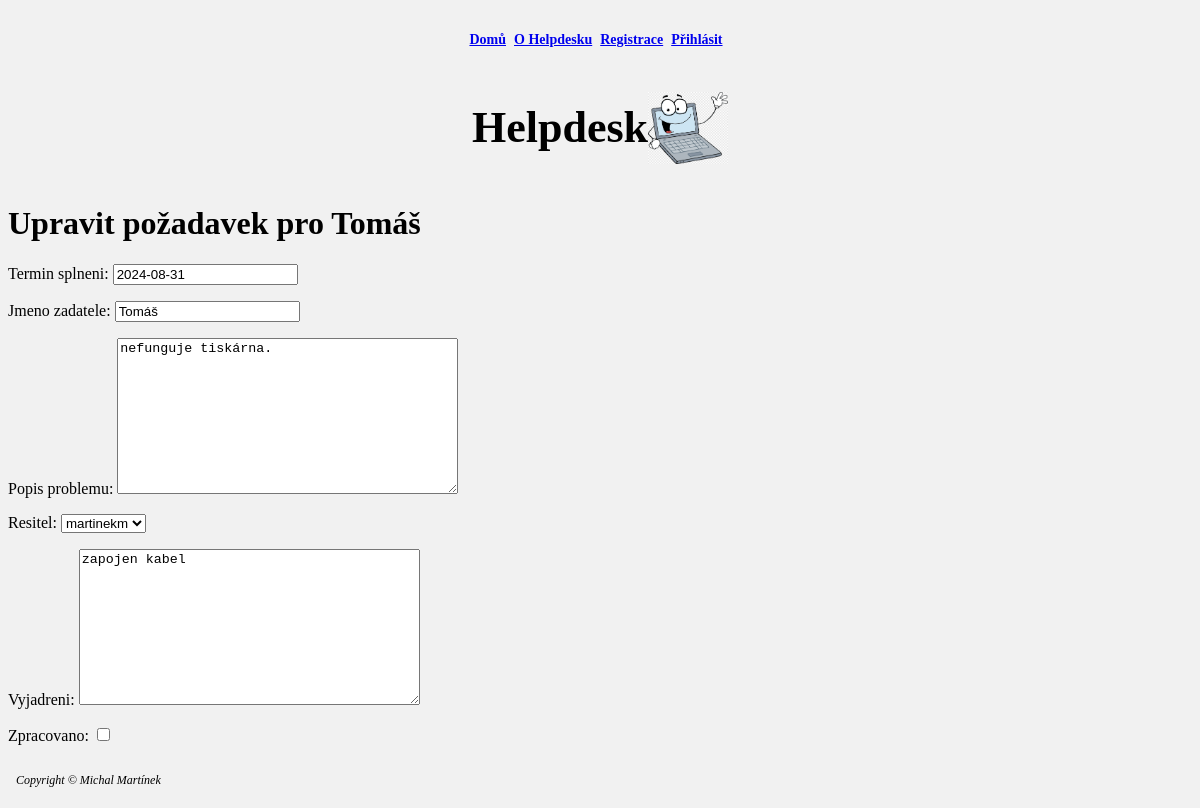
The page /add_hd/HD_edit/2/ on the database its author committed.
### add_hd/models.py (models this page shows, shortened)
class Helpdesk(models.Model):
    datum_zalozeni = models.DateField(default=timezone.now)
    termin_splneni = models.DateField(default=get_default_termin_splneni)
    jmeno_zadatele = models.CharField(max_length=100)
    popis_problemu = models.TextField(default='Není k dispozici')
    resitel = models.ForeignKey(User, on_delete=models.SET_NULL, null=True, blank=True)
    vyjadreni = models.TextField(blank=True, null=True)
    zpracovano = models.BooleanField(default=False)

### add_hd/views.py (the view)
# urls.py: path('HD_edit/<int:pk>/', HelpdeskUpdateView.as_view(), name='HD_edit'),
class HelpdeskUpdateView(UpdateView):
    model = Helpdesk
    form_class = HelpdeskForm
    template_name = 'HD_edit.html'
    success_url = reverse_lazy('HDD_list')
    def get_context_data(self, **kwargs):
        context = super().get_context_data(**kwargs)
        context['title'] = 'Upravit požadavek'
        return context

### add_hd/forms.py
class HelpdeskForm(forms.ModelForm):
    class Meta:
        model = Helpdesk
        fields = ['termin_splneni', 'jmeno_zadatele', 'popis_problemu', 'resitel', 'vyjadreni', 'zpracovano']

### add_hd/templates/HD_edit.html (shortened to what this page needs)
{% extends "master.html" %}
{% block content %}
<h1>Upravit požadavek pro {{ form.instance.jmeno_zadatele }}</h1>
<form method="post">
    {{ form.as_p }}
    <button type="submit" class="btn">Uložit změny</button>
</form>
<a href="{% url 'HDD_list' %}" class="btn">Zrušit</a>
{% endblock %}

### static/css/styles.css (style rules this page uses)
.body { background-color: #f1f1f1; }

### rows shown on the page
Helpdesk: instance.jmeno_zadatele "Tomáš", termin_splneni "2024-08-31", jmeno_zadatele "Tomáš", popis_problemu "nefunguje tiskárna.", resitel "martinekm", vyjadreni "zapojen kabel"
